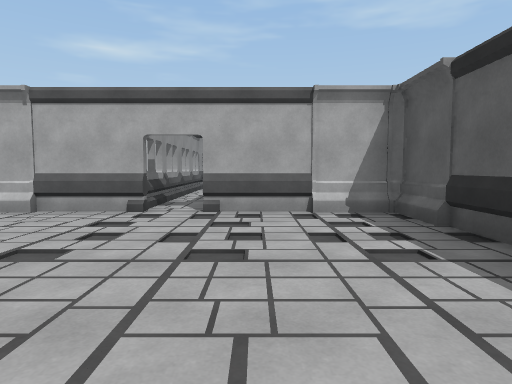
[1] (above)

15 first-person views from a walk through a Unity game level. The camera is 1.4 m above the floor, tilts 4° down and sees 75° across. The floor is counted in squares, 2 m on a side. Each view is taken from the middle of a square. On the plan, view 1 faces up. The plan holds only what a view shows up to about 10 squares ahead; the rest is blank. The player is left out. Some animated figures are left out.

[2]
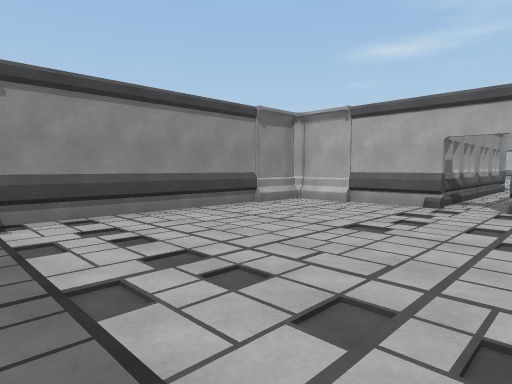

[3]
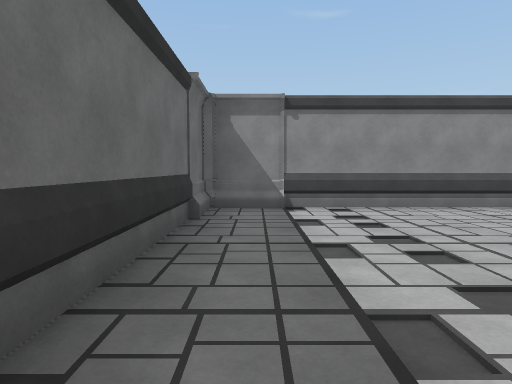

[4]
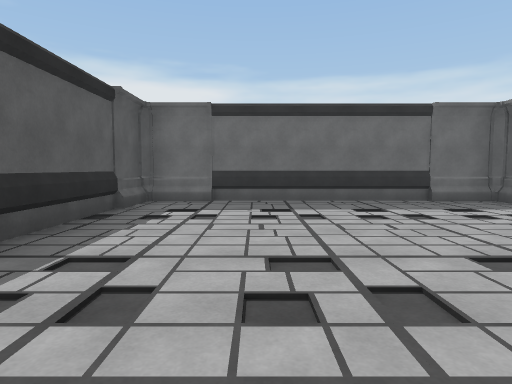

[5]
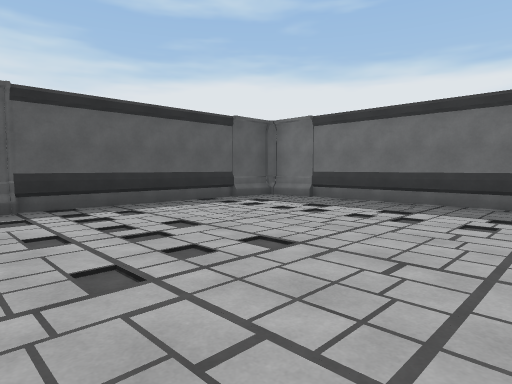

[6]
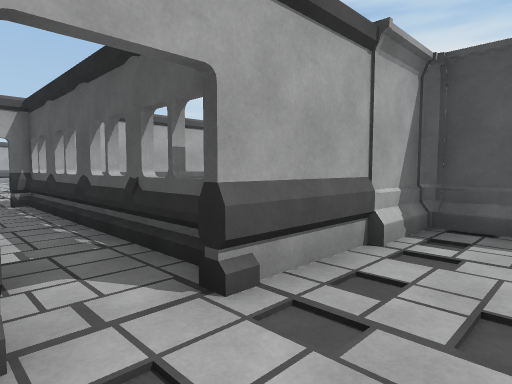

[7]
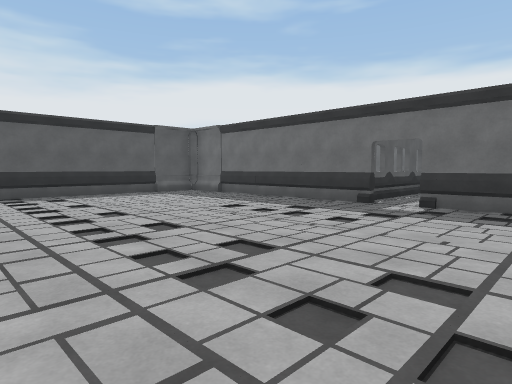

[8]
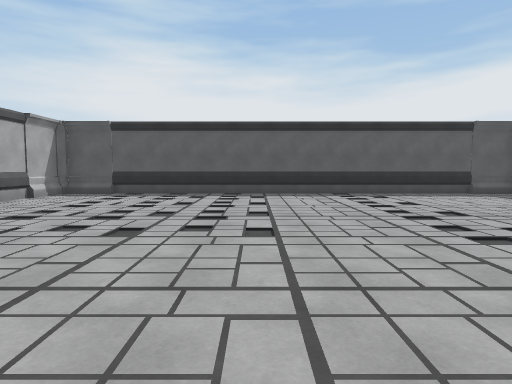

[9]
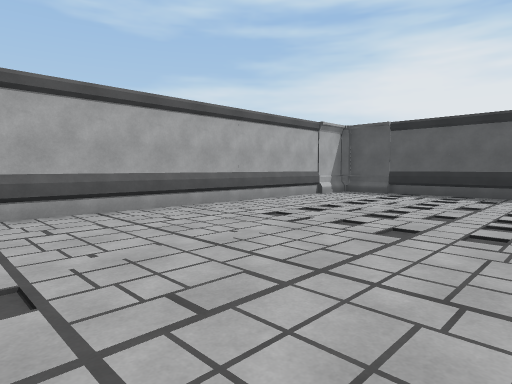

[10]
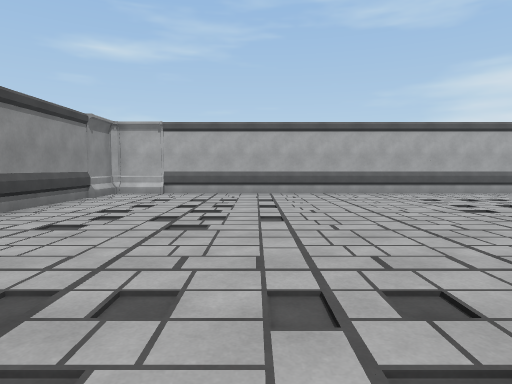

[11]
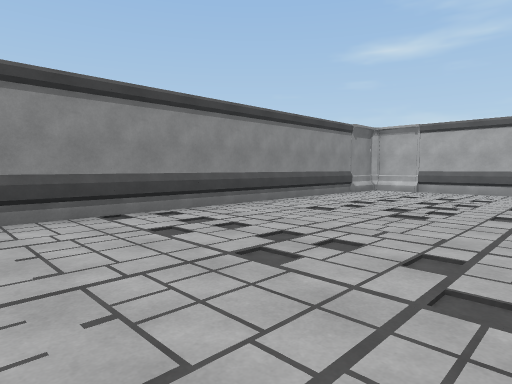

[12]
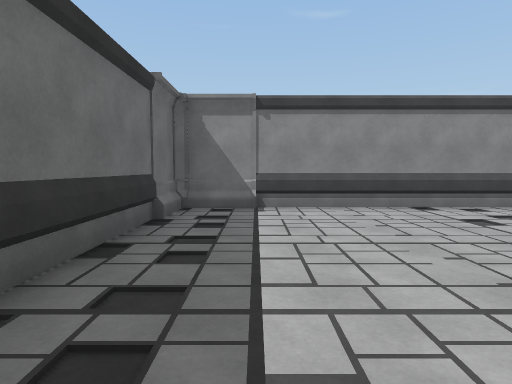

[13]
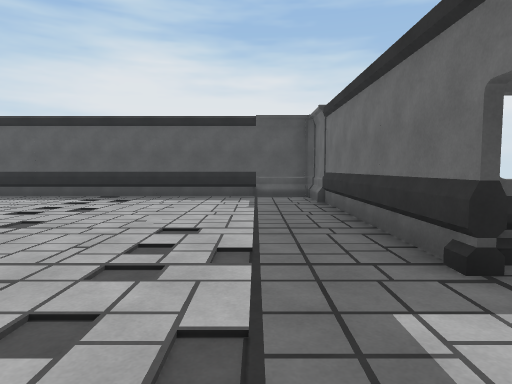

[14]
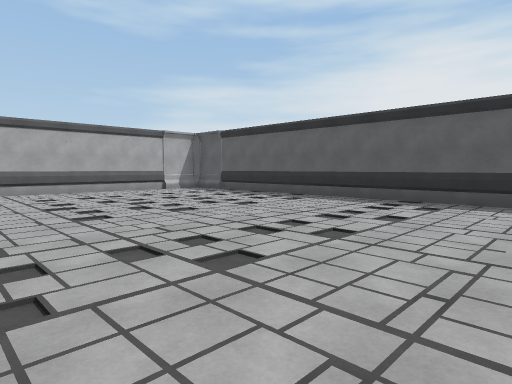

[15]
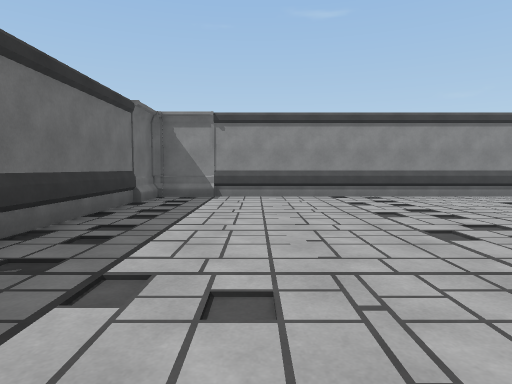

### Floor plan
Ten units are one square. View 1 is at (0, 0); x grows to the right and y downward. Boxes are objects, and circles mark ways between rooms. Rooms are numbered by the first view taken in them; rooms with no view inside come last. Other rooms are left out.
<svg viewBox="-85 -249 143 273">
<path fill="none" stroke="#000" d="M-19 -54 -50 -54 -50 19 23 19 23 -54 -9 -54M-9 -116 53 -116 53 -244 -80 -244 -80 -116 -17 -116M-19 -113 -19 -54M-6 -59 -6 -115"/>
<circle cx="-10" cy="-60" r="3" fill="#2a7"/>
<text x="-10" y="-20">1</text>
<text x="-10" y="-180">2</text>
</svg>
Room 1 opens to room 2.

Where each view was taken, in squares from view 1:
view 1: 0 up, 0 right, facing up
view 2: 1 down, 0 right, facing up-left
view 3: 1 down, 1 right, facing left
view 4: 5 up, 0 right, facing down
view 5: 5 up, 4 left, facing down-right
view 6: 4 up, 2 left, facing up-right
view 7: 18 up, 4 left, facing down-right
view 8: 19 up, 4 left, facing right
view 9: 19 up, 4 left, facing up-right
view 10: 15 up, 4 left, facing up
view 11: 14 up, 3 left, facing up-left
view 12: 13 up, 2 left, facing left
view 13: 13 up, 3 left, facing right
view 14: 14 up, 2 left, facing up-right
view 15: 14 up, 0 right, facing left
